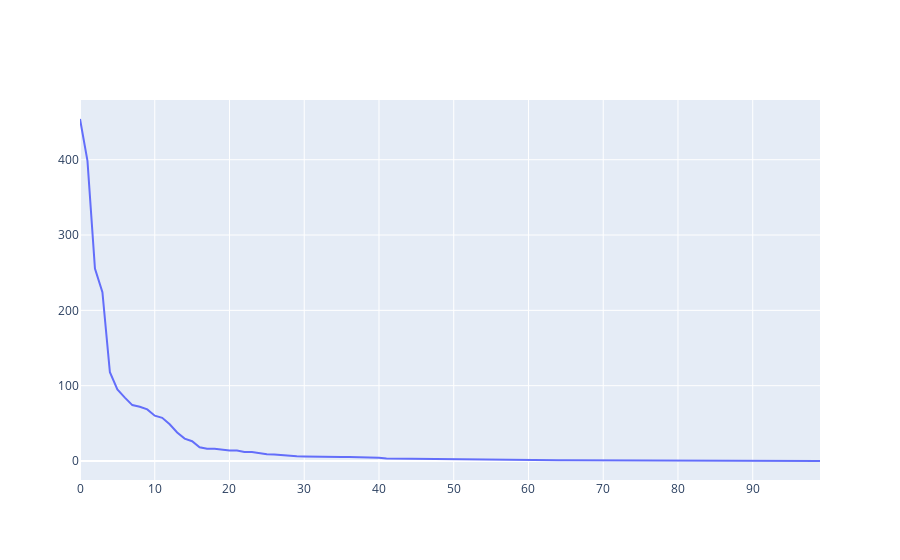
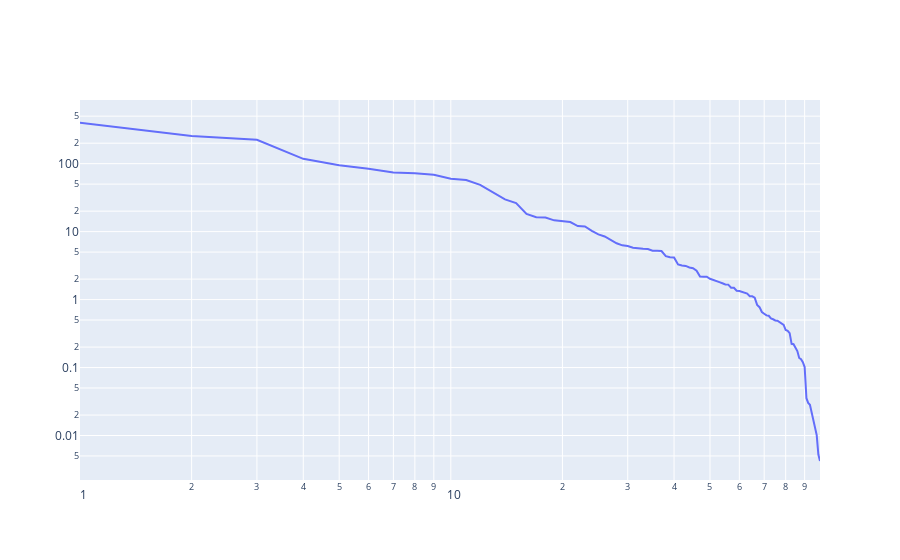

The code cell stored with these charts, in order, in its notebook:
### Code cell
def func_sorted_time(t):
    '''
    takes a time as input and returns the sorted list of wealth from htl
    '''
    money_at_t = sorted([people[i][t] for i in range(N)])[::-1]
    return money_at_t

def func_powerlaw_t(t, log=False):
    '''
    creates a (log-log) plot for supplied t
    '''
    money_at_t = func_sorted_time(t)
    fpt_plot = go.Figure()
    fpt_plot.add_trace(go.Scatter(x = range(N), y = money_at_t))
    if log:
        fpt_plot.update_layout(xaxis_type="log", yaxis_type="log")
    fpt_plot.show()

    
    
func_powerlaw_t(-1)
func_powerlaw_t(-1, log=True)
